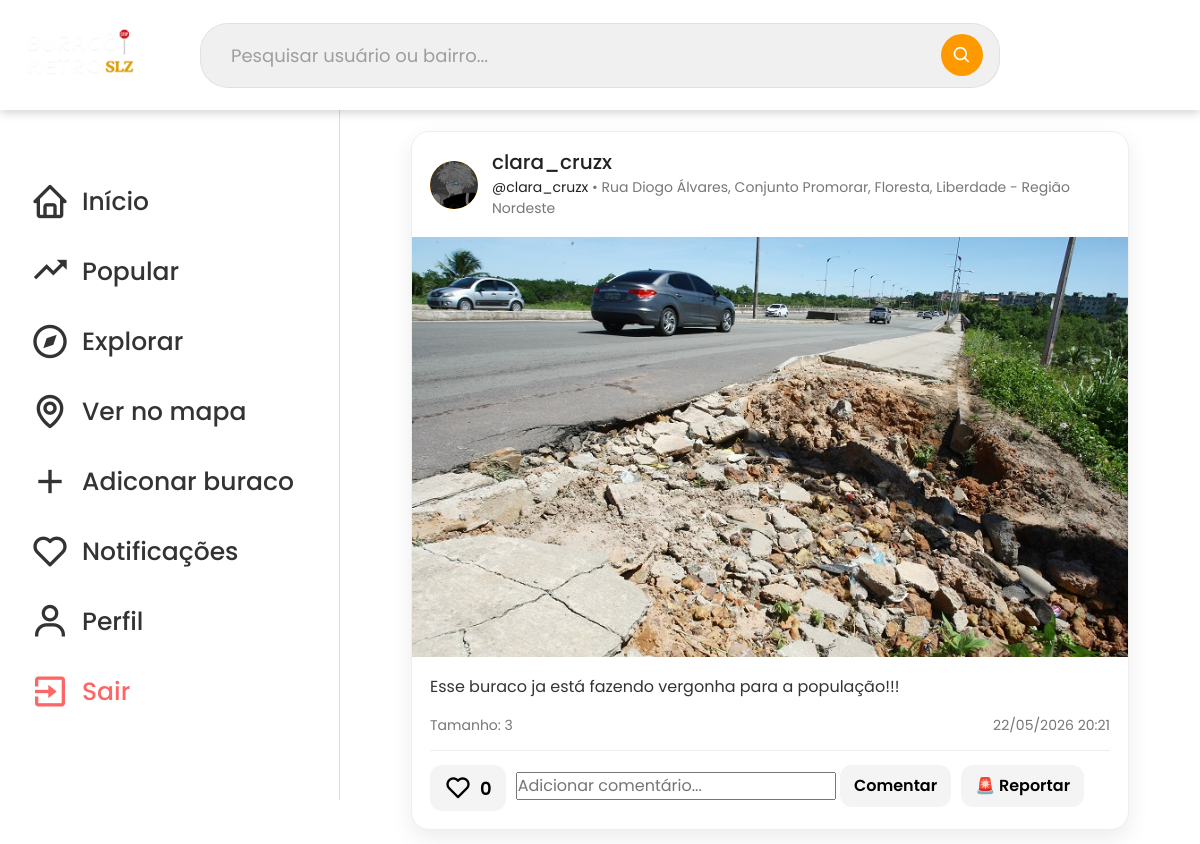
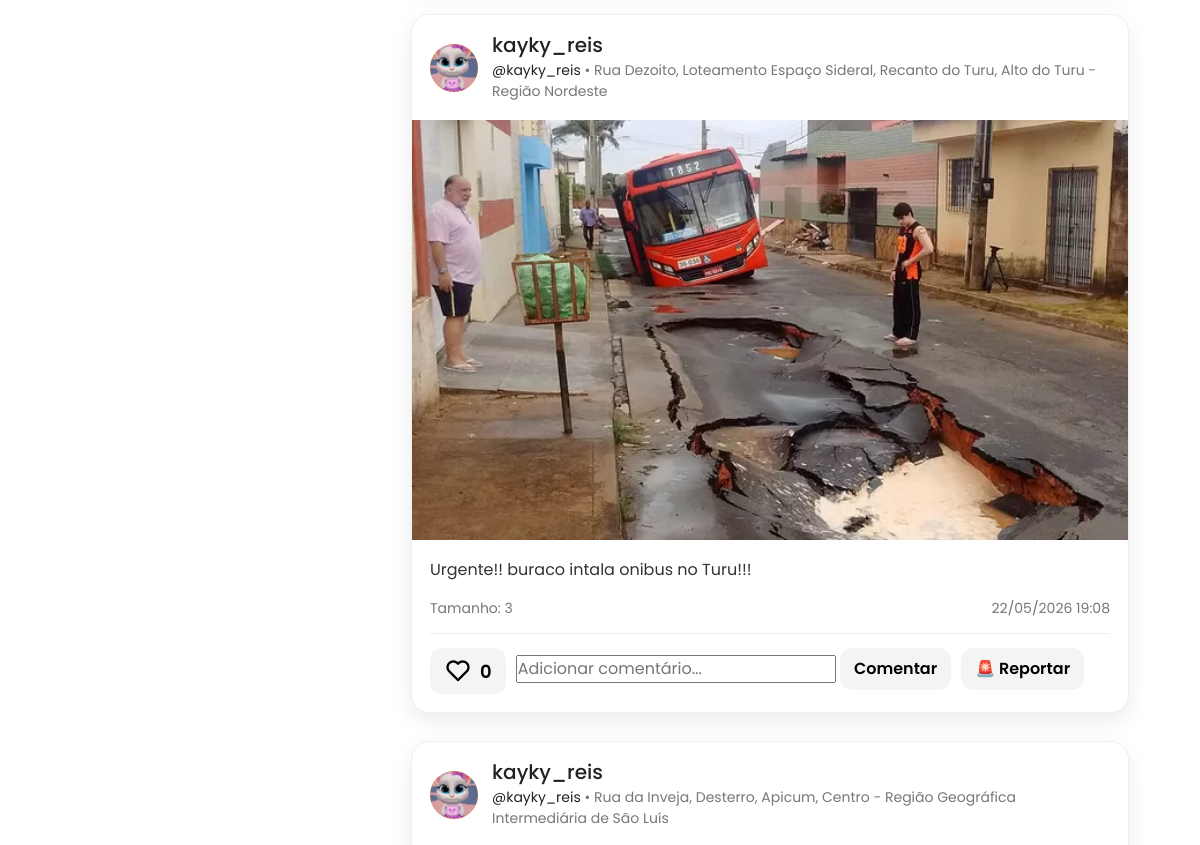
Before: /principal (signed in, upper part) with the older database file (2 pictures, top to bottom).
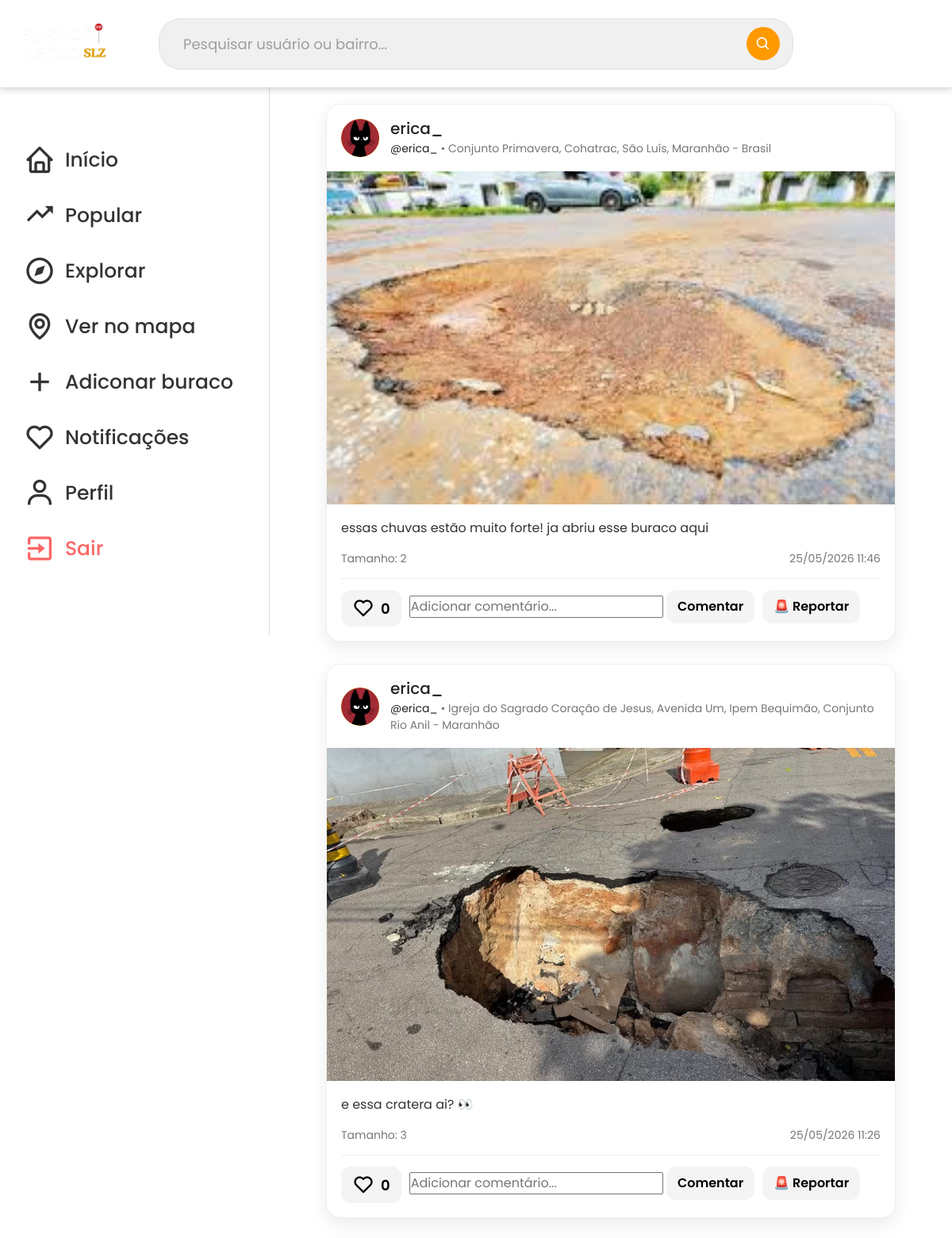
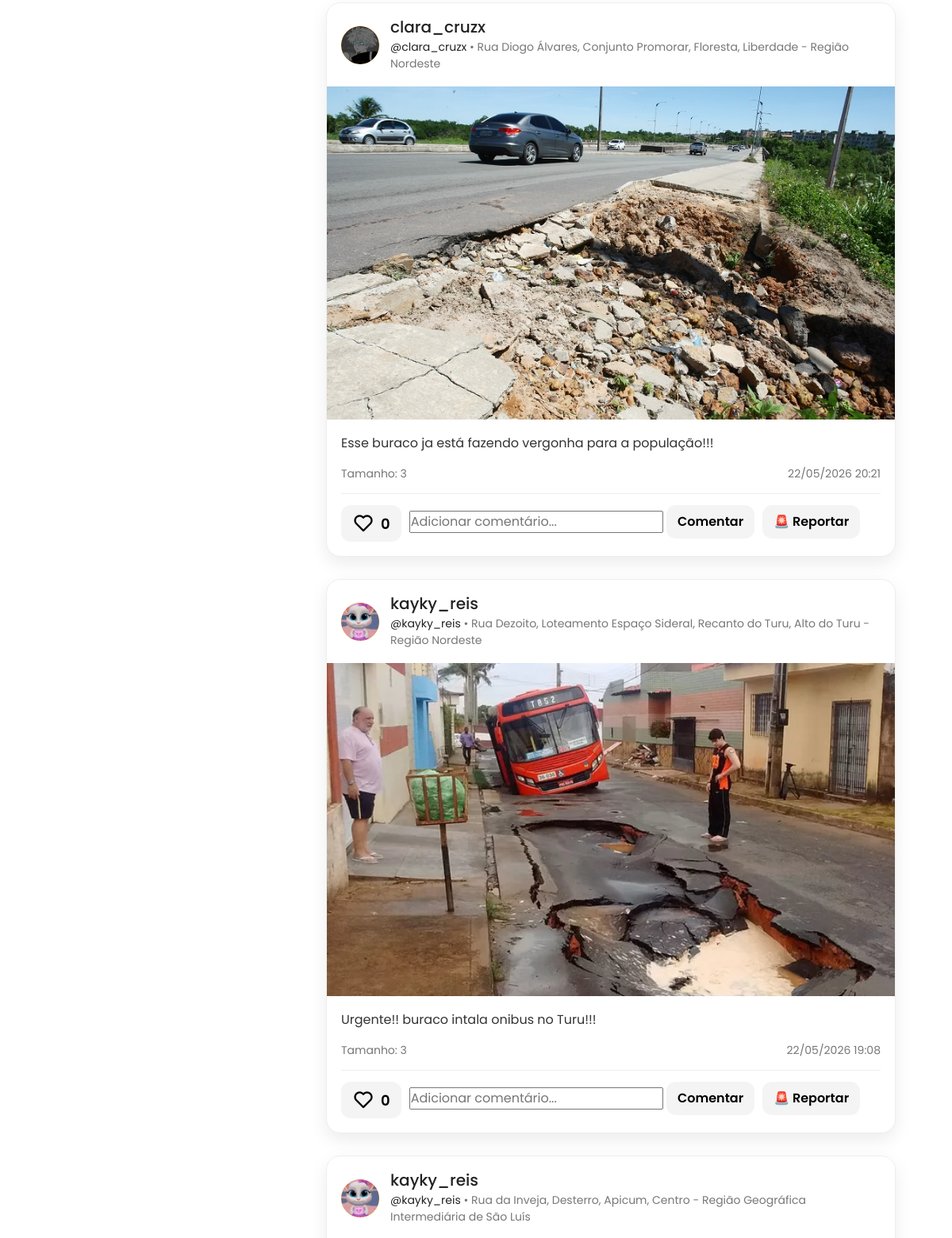
After: the same page with the newer database file (2 pictures, top to bottom).
### buracos/models.py (models this page shows, shortened)
class Buraco(models.Model):
    titulo = models.CharField(max_length=255)
    descricao = models.TextField()
    local = models.CharField(max_length=255)
    endereco = models.CharField(max_length=255)
    url_imagem = models.URLField()
    tamanho = models.SmallIntegerField(default=1)
    data_atual = models.DateTimeField(auto_now_add=True)
    created_at = models.DateTimeField(auto_now_add=True)  # Data e hora de criação (preenchido automaticamente)
    updated_at = models.DateTimeField(auto_now=True)  # Data e hora de última atualização (atualizado automaticamente)
    usuario = models.ForeignKey(settings.AUTH_USER_MODEL, on_delete=models.CASCADE, null=True, blank=True)

### usuarios/models.py (models this page shows, shortened)
class CustomUser(AbstractUser):
    date_of_birth = models.DateField(null=True, blank=True)
    name = models.CharField(max_length=255, null=True, blank=True)
    foto = models.ImageField(upload_to='perfis/', null=True, blank=True)
    objects = UserManager()

### principal/views.py (the view)
# urls.py: path('', inicioView, name='inicioView'),
def inicioView(request):
    buracos = Buraco.objects.all().order_by('-created_at')
    for buraco in buracos:
        buraco.curtido = Like.objects.filter(
            usuario=request.user,
            buraco=buraco
        ).exists()
    variaveis = {
        'buracos': buracos,
    }
    return render(request, 'principal/inicio.html', variaveis)

### principal/templates/principal/inicio.html (shortened to what this page needs)
{% extends 'principal/principal.html' %}
{% load static %}
{% block content %}
<div class="feed-container">
    {% for buraco in buracos %}
        <div class="post-card">
            <div class="post-header">
                <div class="avatar">
                    {% if buraco.usuario.foto %}
                        <img src="{{ buraco.usuario.foto.url }}" alt="Foto de perfil">
                    {% elif buraco.usuario %}
                        {{ buraco.usuario.username|slice:":1"|upper }}
                    {% else %}
                        ?
                    {% endif %}
                </div>
                <div>
                    {% if buraco.usuario %}
                        <h2>
                            {% if request.user.id == buraco.usuario.id %}
                                <a href="{% url 'perfilView' %}">
                            {% else %}
                                <a href="{% url 'perfilPublicoView' buraco.usuario.username %}">
                            {% endif %}
                                <h2>{{ buraco.usuario.username }}</h2>
                            </a>
                        </h2>
                        <p>
                            <a href="{% url 'perfilPublicoView' buraco.usuario.username %}">
                                @{{ buraco.usuario.username }}
                            </a>
                            • {{ buraco.endereco }}
                        </p>
                    {% else %}
                        <h2>Usuário desconhecido</h2>
                        <p>{{ buraco.endereco }}</p>
                    {% endif %}
                </div>
            </div>
            {% if buraco.imagem %}
                <img class="post-image" src="{{ buraco.imagem.url }}" alt="Imagem do buraco">
            {% elif buraco.url_imagem %}
                <img class="post-image" src="{% static 'image-users/' %}{{ buraco.url_imagem }}" alt="Imagem do buraco">
            {% endif %}
            <div class="post-body">
                <p>{{ buraco.descricao }}</p>
                <div class="post-info">
                    <span>Tamanho: {{ buraco.tamanho }}</span>
                    <span>{{ buraco.created_at|date:"d/m/Y H:i" }}</span>
                </div>
                <div class="post-actions">
                    <button
                        class="btn-like {% if buraco.curtido %}curtido{% endif %}"
                        data-url="{% url 'curtirBuraco' buraco.id %}"
                    >
                        <i class='bx bx-heart'></i>
                        <span class="like-count">
                            {{ buraco.likes.count }}
                        </span>
                    </button>
                    <form action="{% url 'comentarBuraco' buraco.id %}" method="post">
                        <input
                            type="text"
                            name="comentario"
                            placeholder="Adicionar comentário..."
                        >
                        <button type="submit">
                            Comentar
                        </button>
                    </form>
                    <form action="{% url 'reportarBuraco' buraco.id %}" method="post">
                        <button type="submit">
                            🚨 Reportar
                        </button>
                    </form>
                </div>
            </div>
        </div>
    {% empty %}
        <p class="empty-feed">Ainda não existem buracos cadastrados.</p>
    {% endfor %}
</div>
{% endblock %}

### principal/templates/principal/principal.html (shortened to what this page needs)
{% load static %}
<!DOCTYPE html>
<html lang="pt-br">
<head>
    <link href="https://cdn.jsdelivr.net/npm/bootstrap@5.3.3/dist/css/bootstrap.min.css" rel="stylesheet">
    <link rel="stylesheet" href="https://unpkg.com/leaflet/dist/leaflet.css" />
    <link rel="stylesheet" href="{% static 'css/principal.css' %}">
    <link href='https://unpkg.com/boxicons@2.1.4/css/boxicons.min.css' rel='stylesheet'>
</head>
<body>
    <header>
        <img id="logo" src="{% static 'imgs/Nosso buraco.png' %}" alt="Logo">
        <form class="search-container" action="{% url 'pesquisaView' %}" method="get">
            <input type="text" name="q" placeholder="Pesquisar usuário ou bairro...">
            <button type="submit">
                <i class='bx bx-search'></i>
            </button>
        </form>
    </header>
    <main>
        <div id="barra-lateral">
            <ul id="lista-botoes">
                <li>
                    <form action="{% url 'inicioView' %}">
                        <button><i class='bx bx-home'></i>
                            <span>Início</span>
                        </button>
                    </form>
                </li>
               <li>
                    <button><i class='bx bx-trending-up'></i>
                        <span>Popular</span>
                    </button>
               </li>
               <li>
                    <form action="{% url 'verBuracosView' %}">
                        <button><i class='bx bx-compass'></i>
                            <span>Explorar</span>
                        </button>
                    </form>
                </li>
                <li>
                    <form action="{% url 'verNoMapaView' %}">
                        <button><i class="bx bx-map"></i>
                            <span>Ver no mapa</span>
                        </button>
                    </form>
                </li>
                <li>
                    <form action="{% url 'cadastrarView' %}">
                        <button><i class='bx bx-plus'></i>
                            <span>Adiconar buraco</span>
                        </button>
                    </form>
                </li>
                <li>
                    <button><i class='bx bx-heart'></i>
                        <span>Notificações</span>
                    </button>
                </li>
                <li>
                    <form action="{% url 'perfilView' %}">
                        <button><i class="bx bx-user"></i>
                            <span>Perfil</span>
                        </button>
                    </form>
                </li>
                <li>
                    <form action="{% url 'deslogar' %}">
                        <button class="sair"><i class="bx bx-exit"></i>
                            <span>Sair</span>
                        </button>
                    </form>
                </li>
            </ul>
        </div>
        <div id="conteudo" class="container">
            {% block content %}{% endblock %}
        </div>
    </main>
</body>
</html>

### paginas/static/paginas/css/principal.css (style rules this page uses)
* { font-family: "Poppins", sans-serif; margin:0; padding: 0; box-sizing: border-box; }
:root { --espacamanto-conteudo: 50px; --body-color:#ffffff; --sidebar-color: #ffffff; --primary-color: #ff9900; --primary-color-light: #f6f5ff; --togle-color:#DDDD; --text-color: #707070; --tran-03: all 0.2s ease; --tran-03: all 0.3s ease; --tran-04: all 0.4s ease; --tran-05: all 0.5s ease; }
header { height: 110px; width: 100%; position: fixed; top: 0; left: 0; background-color: #ffffff; display: grid; grid-template-columns: 180px 1fr 180px; align-items: center; padding: 0 20px; z-index: 1000; box-shadow: 0 2px 10px rgba(0,0,0,0.2); }
header #logo { max-width: 120px; }
.search-container { width: 100%; max-width: 900px; justify-self: center; display: flex; align-items: center; background-color: #adaaaa2d; border-radius: 28px; padding: 8px 16px; border: 1px solid #dddbdbb9; }
.search-container input { flex: 1; background: transparent; border: none; border-radius: 30px; outline: none; color: white; padding: 10px 14px; font-size: 18px; }
.search-container input::placeholder { color: #9e9e9e; }
.search-container button { width: 42px; height: 42px; border: none; border-radius: 50%; background-color: var(--primary-color); color: white; cursor: pointer; display: flex; align-items: center; justify-content: center; font-size: 20px; transition: .2s; }
main { display: flex; min-height: 100vh; padding-top: 80px; }
body { height: 100vh; background-color: var(--body-color); }
main #barra-lateral { position: fixed; top: 110px; left: 0; width: 340px; height: calc(100vh - 110px); background-color: #ffffff; border-right: 1px solid #ddd; padding: 60px 12px; color: #222; overflow-y: auto; z-index: 999; }
main #barra-lateral #lista-botoes { list-style: none; padding: 0; margin: 0; }
main #barra-lateral #lista-botoes li { width: 100%; }
main #barra-lateral #lista-botoes button { width: 100%; display: flex; align-items: center; justify-content: flex-start; gap: 12px; padding: 12px 18px; margin-bottom: 6px; border: none; border-radius: 10px; background-color: transparent; color: #333; text-align: left; font-size: 25px; font-weight: 500; cursor: pointer; transition: 0.2s; }
main #barra-lateral #lista-botoes .sair { color:rgba(252, 88, 88, 0.918); }
main #barra-lateral #lista-botoes i { font-size: 40px; }
main #conteudo { flex: 1; margin-left: 340px; padding-top: var(--espacamanto-conteudo); }
.feed-container { max-width: 720px; margin: 0 auto; padding: 1px; }
.post-card { background-color: white; border-radius: 18px; margin-bottom: 28px; box-shadow: 0 8px 22px rgba(0, 0, 0, 0.08); overflow: hidden; border: 1px solid #eee; }
.post-header { display: flex; align-items: center; gap: 14px; padding: 18px; }
.avatar { width: 48px; height: 48px; min-width: 48px; min-height: 48px; flex-shrink: 0; background-color: #ff9900; color: white; font-weight: bold; border-radius: 50%; display: flex; align-items: center; justify-content: center; overflow: hidden; }
.post-header h2 { margin: 0; font-size: 20px; color: #222; }
.post-header p { margin: 3px 0 0; color: #777; font-size: 14px; }
.post-image { width: 100%; max-height: 420px; object-fit: cover; display: block; }
.post-body { padding: 18px; }
.post-body p { font-size: 16px; color: #333; }
.post-info { display: flex; justify-content: space-between; color: #777; font-size: 14px; margin: 14px 0; }
.post-actions { display: flex; gap: 10px; border-top: 1px solid #eee; padding-top: 14px; }
.post-actions button { border: none; background-color: #f4f4f4; padding: 9px 14px; border-radius: 12px; cursor: pointer; font-weight: 600; }
.post-header a { color: #222; text-decoration: none; }
.perfil-avatar img, .avatar img { width: 100%; height: 100%; object-fit: cover; border-radius: 50%; }
.avatar img { width: 100%; height: 100%; object-fit: cover; border-radius: 50%; }
.btn-like { border: none; background: transparent; display: flex; align-items: center; gap: 8px; font-size: 18px; cursor: pointer; transition: 0.2s; }
.btn-like i { font-size: 28px; transition: 0.2s; }

Changed rows visible on the page:
added Buraco: usuario.foto (picture), usuario.username "erica_", endereco "Conjunto Primavera, Cohatrac, São Luís, Maranhão - Brasil", url_imagem (picture), descricao "essas chuvas estão muito forte! ja abriu esse buraco aqui", tamanho "2", created_at "25/05/2026 11:46", likes.count "0"
added Buraco: usuario.foto (picture), usuario.username "erica_", endereco "Igreja do Sagrado Coração de Jesus, Avenida Um, Ipem Bequimão, Conjunto Rio Anil - Maranhão", url_imagem (picture), descricao "e essa cratera ai? 👀", tamanho "3", created_at "25/05/2026 11:26", likes.count "0"
